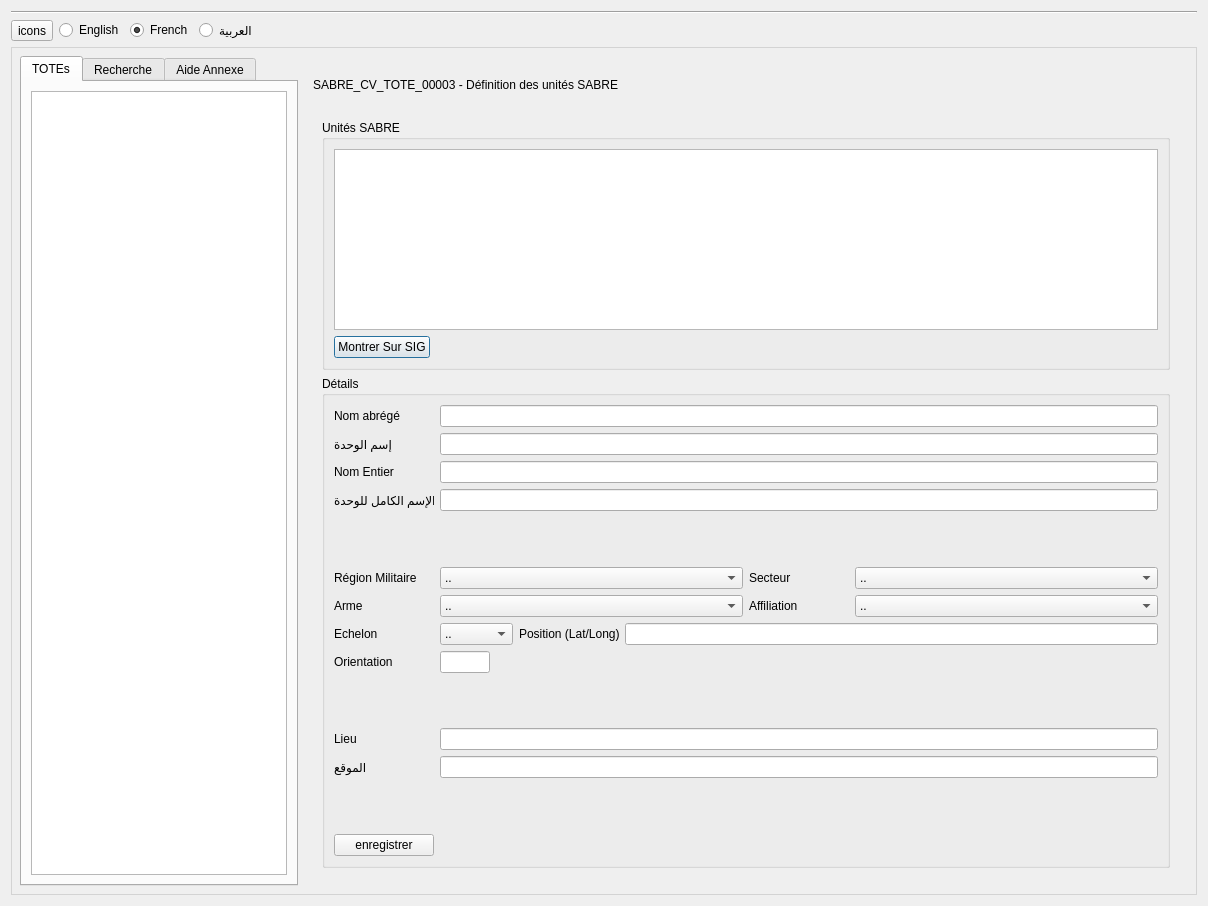
<?xml version="1.0" encoding="UTF-8"?>
<ui version="4.0">
 <class>exampleClassDialogBase</class>
 <widget class="QDialog" name="exampleClassDialogBase">
  <property name="geometry">
   <rect>
    <x>0</x>
    <y>0</y>
    <width>1208</width>
    <height>906</height>
   </rect>
  </property>
  <property name="windowTitle">
   <string>examplePlugin</string>
  </property>
  <layout class="QVBoxLayout" name="verticalLayout_3">
   <item>
    <widget class="Line" name="line">
     <property name="orientation">
      <enum>Qt::Horizontal</enum>
     </property>
    </widget>
   </item>
   <item>
    <layout class="QHBoxLayout" name="horizontalLayout_2">
     <item>
      <widget class="QToolButton" name="toolButton">
       <property name="text">
        <string>icons</string>
       </property>
      </widget>
     </item>
     <item>
      <widget class="QRadioButton" name="radioButton">
       <property name="text">
        <string>English</string>
       </property>
      </widget>
     </item>
     <item>
      <widget class="QRadioButton" name="radioButton_2">
       <property name="text">
        <string>French</string>
       </property>
       <property name="checked">
        <bool>true</bool>
       </property>
      </widget>
     </item>
     <item>
      <widget class="QRadioButton" name="radioButton_3">
       <property name="text">
        <string>العربية</string>
       </property>
      </widget>
     </item>
     <item>
      <spacer name="horizontalSpacer_2">
       <property name="orientation">
        <enum>Qt::Horizontal</enum>
       </property>
       <property name="sizeHint" stdset="0">
        <size>
         <width>40</width>
         <height>20</height>
        </size>
       </property>
      </spacer>
     </item>
    </layout>
   </item>
   <item>
    <widget class="QWidget" name="widget" native="true">
     <property name="sizePolicy">
      <sizepolicy hsizetype="Preferred" vsizetype="Expanding">
       <horstretch>0</horstretch>
       <verstretch>0</verstretch>
      </sizepolicy>
     </property>
     <property name="styleSheet">
      <string notr="true">QWidget#widget{
border:1px solid lightgray;
}
</string>
     </property>
     <layout class="QHBoxLayout" name="horizontalLayout">
      <item>
       <widget class="QTabWidget" name="tabWidget">
        <property name="sizePolicy">
         <sizepolicy hsizetype="Fixed" vsizetype="Expanding">
          <horstretch>0</horstretch>
          <verstretch>0</verstretch>
         </sizepolicy>
        </property>
        <property name="currentIndex">
         <number>0</number>
        </property>
        <widget class="QWidget" name="TOTEs">
         <attribute name="title">
          <string>TOTEs</string>
         </attribute>
         <layout class="QVBoxLayout" name="verticalLayout_2">
          <item>
           <widget class="QTreeView" name="treeView">
            <property name="selectionBehavior">
             <enum>QAbstractItemView::SelectRows</enum>
            </property>
            <property name="rootIsDecorated">
             <bool>true</bool>
            </property>
           </widget>
          </item>
         </layout>
        </widget>
        <widget class="QWidget" name="Recherche">
         <attribute name="title">
          <string>Recherche</string>
         </attribute>
        </widget>
        <widget class="QWidget" name="tab">
         <attribute name="title">
          <string>Aide Annexe</string>
         </attribute>
        </widget>
       </widget>
      </item>
      <item>
       <widget class="QWidget" name="widget_2" native="true">
        <layout class="QVBoxLayout" name="verticalLayout_4">
         <item>
          <widget class="QLabel" name="label">
           <property name="sizePolicy">
            <sizepolicy hsizetype="Preferred" vsizetype="Fixed">
             <horstretch>0</horstretch>
             <verstretch>0</verstretch>
            </sizepolicy>
           </property>
           <property name="minimumSize">
            <size>
             <width>0</width>
             <height>40</height>
            </size>
           </property>
           <property name="text">
            <string>SABRE_CV_TOTE_00003 - Définition des unités SABRE</string>
           </property>
          </widget>
         </item>
         <item>
          <widget class="QStackedWidget" name="stackedWidget">
           <property name="currentIndex">
            <number>0</number>
           </property>
           <widget class="QWidget" name="page">
            <layout class="QVBoxLayout" name="verticalLayout_5">
             <item>
              <widget class="QGroupBox" name="groupBox">
               <property name="maximumSize">
                <size>
                 <width>16777215</width>
                 <height>250</height>
                </size>
               </property>
               <property name="title">
                <string>Unités SABRE</string>
               </property>
               <property name="alignment">
                <set>Qt::AlignLeading|Qt::AlignLeft|Qt::AlignTop</set>
               </property>
               <property name="flat">
                <bool>false</bool>
               </property>
               <layout class="QVBoxLayout" name="verticalLayout_6">
                <item>
                 <widget class="QTableView" name="tableView">
                  <property name="sizePolicy">
                   <sizepolicy hsizetype="Expanding" vsizetype="Fixed">
                    <horstretch>0</horstretch>
                    <verstretch>0</verstretch>
                   </sizepolicy>
                  </property>
                  <property name="contextMenuPolicy">
                   <enum>Qt::CustomContextMenu</enum>
                  </property>
                  <property name="editTriggers">
                   <set>QAbstractItemView::NoEditTriggers</set>
                  </property>
                  <property name="selectionBehavior">
                   <enum>QAbstractItemView::SelectRows</enum>
                  </property>
                 </widget>
                </item>
                <item>
                 <layout class="QHBoxLayout" name="horizontalLayout_4">
                  <item>
                   <widget class="QPushButton" name="pushButton_8">
                    <property name="text">
                     <string>Montrer Sur SIG</string>
                    </property>
                   </widget>
                  </item>
                  <item>
                   <spacer name="horizontalSpacer_3">
                    <property name="orientation">
                     <enum>Qt::Horizontal</enum>
                    </property>
                    <property name="sizeHint" stdset="0">
                     <size>
                      <width>40</width>
                      <height>20</height>
                     </size>
                    </property>
                   </spacer>
                  </item>
                 </layout>
                </item>
               </layout>
              </widget>
             </item>
             <item>
              <widget class="QGroupBox" name="groupBox_2">
               <property name="title">
                <string>Détails</string>
               </property>
               <layout class="QVBoxLayout" name="verticalLayout">
                <item>
                 <layout class="QHBoxLayout" name="horizontalLayout_5">
                  <item>
                   <widget class="QLabel" name="label_2">
                    <property name="minimumSize">
                     <size>
                      <width>100</width>
                      <height>0</height>
                     </size>
                    </property>
                    <property name="maximumSize">
                     <size>
                      <width>100</width>
                      <height>16777215</height>
                     </size>
                    </property>
                    <property name="layoutDirection">
                     <enum>Qt::LeftToRight</enum>
                    </property>
                    <property name="text">
                     <string>Nom abrégé</string>
                    </property>
                    <property name="alignment">
                     <set>Qt::AlignLeading|Qt::AlignLeft|Qt::AlignVCenter</set>
                    </property>
                   </widget>
                  </item>
                  <item>
                   <widget class="QLineEdit" name="lineEdit"/>
                  </item>
                 </layout>
                </item>
                <item>
                 <layout class="QHBoxLayout" name="horizontalLayout_6">
                  <item>
                   <widget class="QLabel" name="label_3">
                    <property name="minimumSize">
                     <size>
                      <width>100</width>
                      <height>0</height>
                     </size>
                    </property>
                    <property name="maximumSize">
                     <size>
                      <width>100</width>
                      <height>16777215</height>
                     </size>
                    </property>
                    <property name="text">
                     <string>إسم الوحدة</string>
                    </property>
                    <property name="alignment">
                     <set>Qt::AlignRight|Qt::AlignTrailing|Qt::AlignVCenter</set>
                    </property>
                   </widget>
                  </item>
                  <item>
                   <widget class="QLineEdit" name="lineEdit_2">
                    <property name="layoutDirection">
                     <enum>Qt::LeftToRight</enum>
                    </property>
                    <property name="alignment">
                     <set>Qt::AlignRight|Qt::AlignTrailing|Qt::AlignVCenter</set>
                    </property>
                   </widget>
                  </item>
                 </layout>
                </item>
                <item>
                 <layout class="QHBoxLayout" name="horizontalLayout_7">
                  <item>
                   <widget class="QLabel" name="label_4">
                    <property name="minimumSize">
                     <size>
                      <width>100</width>
                      <height>0</height>
                     </size>
                    </property>
                    <property name="maximumSize">
                     <size>
                      <width>100</width>
                      <height>16777215</height>
                     </size>
                    </property>
                    <property name="text">
                     <string>Nom Entier</string>
                    </property>
                   </widget>
                  </item>
                  <item>
                   <widget class="QLineEdit" name="lineEdit_3"/>
                  </item>
                 </layout>
                </item>
                <item>
                 <layout class="QHBoxLayout" name="horizontalLayout_8">
                  <item>
                   <widget class="QLabel" name="label_5">
                    <property name="minimumSize">
                     <size>
                      <width>100</width>
                      <height>0</height>
                     </size>
                    </property>
                    <property name="maximumSize">
                     <size>
                      <width>100</width>
                      <height>16777215</height>
                     </size>
                    </property>
                    <property name="text">
                     <string>الإسم الكامل للوحدة</string>
                    </property>
                    <property name="alignment">
                     <set>Qt::AlignRight|Qt::AlignTrailing|Qt::AlignVCenter</set>
                    </property>
                   </widget>
                  </item>
                  <item>
                   <widget class="QLineEdit" name="lineEdit_4">
                    <property name="layoutDirection">
                     <enum>Qt::LeftToRight</enum>
                    </property>
                    <property name="alignment">
                     <set>Qt::AlignRight|Qt::AlignTrailing|Qt::AlignVCenter</set>
                    </property>
                   </widget>
                  </item>
                 </layout>
                </item>
                <item>
                 <spacer name="verticalSpacer">
                  <property name="orientation">
                   <enum>Qt::Vertical</enum>
                  </property>
                  <property name="sizeHint" stdset="0">
                   <size>
                    <width>20</width>
                    <height>40</height>
                   </size>
                  </property>
                 </spacer>
                </item>
                <item>
                 <layout class="QHBoxLayout" name="horizontalLayout_9">
                  <item>
                   <widget class="QLabel" name="label_6">
                    <property name="minimumSize">
                     <size>
                      <width>100</width>
                      <height>0</height>
                     </size>
                    </property>
                    <property name="maximumSize">
                     <size>
                      <width>100</width>
                      <height>16777215</height>
                     </size>
                    </property>
                    <property name="text">
                     <string>Région Militaire</string>
                    </property>
                   </widget>
                  </item>
                  <item>
                   <widget class="QComboBox" name="comboBox">
                    <item>
                     <property name="text">
                      <string>..</string>
                     </property>
                    </item>
                    <item>
                     <property name="text">
                      <string>1</string>
                     </property>
                    </item>
                    <item>
                     <property name="text">
                      <string>2</string>
                     </property>
                    </item>
                    <item>
                     <property name="text">
                      <string>3</string>
                     </property>
                    </item>
                   </widget>
                  </item>
                  <item>
                   <widget class="QLabel" name="label_10">
                    <property name="minimumSize">
                     <size>
                      <width>100</width>
                      <height>0</height>
                     </size>
                    </property>
                    <property name="maximumSize">
                     <size>
                      <width>100</width>
                      <height>16777215</height>
                     </size>
                    </property>
                    <property name="text">
                     <string>Secteur</string>
                    </property>
                   </widget>
                  </item>
                  <item>
                   <widget class="QComboBox" name="comboBox_4">
                    <item>
                     <property name="text">
                      <string>..</string>
                     </property>
                    </item>
                    <item>
                     <property name="text">
                      <string>Blida</string>
                     </property>
                    </item>
                    <item>
                     <property name="text">
                      <string>alger</string>
                     </property>
                    </item>
                    <item>
                     <property name="text">
                      <string>Oran</string>
                     </property>
                    </item>
                   </widget>
                  </item>
                 </layout>
                </item>
                <item>
                 <layout class="QHBoxLayout" name="horizontalLayout_10">
                  <item>
                   <widget class="QLabel" name="label_7">
                    <property name="minimumSize">
                     <size>
                      <width>100</width>
                      <height>0</height>
                     </size>
                    </property>
                    <property name="maximumSize">
                     <size>
                      <width>100</width>
                      <height>16777215</height>
                     </size>
                    </property>
                    <property name="text">
                     <string>Arme</string>
                    </property>
                   </widget>
                  </item>
                  <item>
                   <widget class="QComboBox" name="comboBox_2">
                    <item>
                     <property name="text">
                      <string>..</string>
                     </property>
                    </item>
                    <item>
                     <property name="text">
                      <string>Transmission</string>
                     </property>
                    </item>
                    <item>
                     <property name="text">
                      <string>DCT</string>
                     </property>
                    </item>
                   </widget>
                  </item>
                  <item>
                   <widget class="QLabel" name="label_11">
                    <property name="minimumSize">
                     <size>
                      <width>100</width>
                      <height>0</height>
                     </size>
                    </property>
                    <property name="maximumSize">
                     <size>
                      <width>100</width>
                      <height>16777215</height>
                     </size>
                    </property>
                    <property name="text">
                     <string>Affiliation</string>
                    </property>
                   </widget>
                  </item>
                  <item>
                   <widget class="QComboBox" name="comboBox_5">
                    <item>
                     <property name="text">
                      <string>..</string>
                     </property>
                    </item>
                    <item>
                     <property name="text">
                      <string>AMI</string>
                     </property>
                    </item>
                    <item>
                     <property name="text">
                      <string>ABC</string>
                     </property>
                    </item>
                   </widget>
                  </item>
                 </layout>
                </item>
                <item>
                 <layout class="QHBoxLayout" name="horizontalLayout_11">
                  <item>
                   <widget class="QLabel" name="label_8">
                    <property name="minimumSize">
                     <size>
                      <width>100</width>
                      <height>0</height>
                     </size>
                    </property>
                    <property name="maximumSize">
                     <size>
                      <width>100</width>
                      <height>16777215</height>
                     </size>
                    </property>
                    <property name="text">
                     <string>Echelon</string>
                    </property>
                   </widget>
                  </item>
                  <item>
                   <widget class="QComboBox" name="comboBox_3">
                    <item>
                     <property name="text">
                      <string>..</string>
                     </property>
                    </item>
                    <item>
                     <property name="text">
                      <string>Section</string>
                     </property>
                    </item>
                    <item>
                     <property name="text">
                      <string>Brigade</string>
                     </property>
                    </item>
                    <item>
                     <property name="text">
                      <string>ggg</string>
                     </property>
                    </item>
                   </widget>
                  </item>
                  <item>
                   <widget class="QLabel" name="label_12">
                    <property name="minimumSize">
                     <size>
                      <width>100</width>
                      <height>0</height>
                     </size>
                    </property>
                    <property name="maximumSize">
                     <size>
                      <width>100</width>
                      <height>16777215</height>
                     </size>
                    </property>
                    <property name="text">
                     <string>Position (Lat/Long)</string>
                    </property>
                   </widget>
                  </item>
                  <item>
                   <widget class="QLineEdit" name="lineEdit_6"/>
                  </item>
                 </layout>
                </item>
                <item>
                 <layout class="QHBoxLayout" name="horizontalLayout_12">
                  <item>
                   <widget class="QLabel" name="label_9">
                    <property name="minimumSize">
                     <size>
                      <width>100</width>
                      <height>0</height>
                     </size>
                    </property>
                    <property name="maximumSize">
                     <size>
                      <width>100</width>
                      <height>16777215</height>
                     </size>
                    </property>
                    <property name="text">
                     <string>Orientation</string>
                    </property>
                   </widget>
                  </item>
                  <item>
                   <widget class="QLineEdit" name="lineEdit_5">
                    <property name="minimumSize">
                     <size>
                      <width>50</width>
                      <height>0</height>
                     </size>
                    </property>
                    <property name="maximumSize">
                     <size>
                      <width>50</width>
                      <height>16777215</height>
                     </size>
                    </property>
                   </widget>
                  </item>
                  <item>
                   <spacer name="horizontalSpacer_4">
                    <property name="orientation">
                     <enum>Qt::Horizontal</enum>
                    </property>
                    <property name="sizeHint" stdset="0">
                     <size>
                      <width>40</width>
                      <height>20</height>
                     </size>
                    </property>
                   </spacer>
                  </item>
                 </layout>
                </item>
                <item>
                 <spacer name="verticalSpacer_2">
                  <property name="orientation">
                   <enum>Qt::Vertical</enum>
                  </property>
                  <property name="sizeHint" stdset="0">
                   <size>
                    <width>20</width>
                    <height>40</height>
                   </size>
                  </property>
                 </spacer>
                </item>
                <item>
                 <layout class="QHBoxLayout" name="horizontalLayout_13">
                  <item>
                   <widget class="QLabel" name="label_13">
                    <property name="minimumSize">
                     <size>
                      <width>100</width>
                      <height>0</height>
                     </size>
                    </property>
                    <property name="maximumSize">
                     <size>
                      <width>100</width>
                      <height>16777215</height>
                     </size>
                    </property>
                    <property name="text">
                     <string>Lieu</string>
                    </property>
                   </widget>
                  </item>
                  <item>
                   <widget class="QLineEdit" name="lineEdit_7"/>
                  </item>
                 </layout>
                </item>
                <item>
                 <layout class="QHBoxLayout" name="horizontalLayout_14">
                  <item>
                   <widget class="QLabel" name="label_14">
                    <property name="minimumSize">
                     <size>
                      <width>100</width>
                      <height>0</height>
                     </size>
                    </property>
                    <property name="maximumSize">
                     <size>
                      <width>100</width>
                      <height>16777215</height>
                     </size>
                    </property>
                    <property name="text">
                     <string>الموقع</string>
                    </property>
                    <property name="alignment">
                     <set>Qt::AlignRight|Qt::AlignTrailing|Qt::AlignVCenter</set>
                    </property>
                   </widget>
                  </item>
                  <item>
                   <widget class="QLineEdit" name="lineEdit_8">
                    <property name="layoutDirection">
                     <enum>Qt::LeftToRight</enum>
                    </property>
                    <property name="alignment">
                     <set>Qt::AlignRight|Qt::AlignTrailing|Qt::AlignVCenter</set>
                    </property>
                   </widget>
                  </item>
                 </layout>
                </item>
                <item>
                 <spacer name="verticalSpacer_3">
                  <property name="orientation">
                   <enum>Qt::Vertical</enum>
                  </property>
                  <property name="sizeHint" stdset="0">
                   <size>
                    <width>20</width>
                    <height>40</height>
                   </size>
                  </property>
                 </spacer>
                </item>
                <item>
                 <widget class="QPushButton" name="pushButton">
                  <property name="sizePolicy">
                   <sizepolicy hsizetype="Preferred" vsizetype="Preferred">
                    <horstretch>0</horstretch>
                    <verstretch>0</verstretch>
                   </sizepolicy>
                  </property>
                  <property name="minimumSize">
                   <size>
                    <width>100</width>
                    <height>0</height>
                   </size>
                  </property>
                  <property name="maximumSize">
                   <size>
                    <width>100</width>
                    <height>16777215</height>
                   </size>
                  </property>
                  <property name="text">
                   <string>enregistrer</string>
                  </property>
                 </widget>
                </item>
               </layout>
              </widget>
             </item>
            </layout>
           </widget>
           <widget class="QWidget" name="page_2">
            <layout class="QVBoxLayout" name="verticalLayout_9">
             <item>
              <widget class="QGroupBox" name="groupBox_3">
               <property name="maximumSize">
                <size>
                 <width>16777215</width>
                 <height>250</height>
                </size>
               </property>
               <property name="title">
                <string>Armes</string>
               </property>
               <layout class="QVBoxLayout" name="verticalLayout_7">
                <item>
                 <widget class="QTableView" name="tableView_2"/>
                </item>
               </layout>
              </widget>
             </item>
             <item>
              <widget class="QGroupBox" name="groupBox_4">
               <property name="title">
                <string>Détails</string>
               </property>
               <layout class="QVBoxLayout" name="verticalLayout_8">
                <item>
                 <layout class="QHBoxLayout" name="horizontalLayout_3">
                  <item>
                   <widget class="QLabel" name="label_15">
                    <property name="minimumSize">
                     <size>
                      <width>100</width>
                      <height>0</height>
                     </size>
                    </property>
                    <property name="maximumSize">
                     <size>
                      <width>100</width>
                      <height>16777215</height>
                     </size>
                    </property>
                    <property name="text">
                     <string>Catégorie</string>
                    </property>
                   </widget>
                  </item>
                  <item>
                   <widget class="QComboBox" name="comboBox_6"/>
                  </item>
                 </layout>
                </item>
                <item>
                 <layout class="QHBoxLayout" name="horizontalLayout_15">
                  <item>
                   <widget class="QLabel" name="label_16">
                    <property name="minimumSize">
                     <size>
                      <width>100</width>
                      <height>0</height>
                     </size>
                    </property>
                    <property name="maximumSize">
                     <size>
                      <width>100</width>
                      <height>16777215</height>
                     </size>
                    </property>
                    <property name="text">
                     <string>Nom</string>
                    </property>
                   </widget>
                  </item>
                  <item>
                   <widget class="QLineEdit" name="lineEdit_9"/>
                  </item>
                 </layout>
                </item>
                <item>
                 <layout class="QHBoxLayout" name="horizontalLayout_16">
                  <item>
                   <widget class="QLabel" name="label_17">
                    <property name="minimumSize">
                     <size>
                      <width>100</width>
                      <height>0</height>
                     </size>
                    </property>
                    <property name="maximumSize">
                     <size>
                      <width>100</width>
                      <height>16777215</height>
                     </size>
                    </property>
                    <property name="text">
                     <string>الإسم</string>
                    </property>
                    <property name="alignment">
                     <set>Qt::AlignRight|Qt::AlignTrailing|Qt::AlignVCenter</set>
                    </property>
                   </widget>
                  </item>
                  <item>
                   <widget class="QLineEdit" name="lineEdit_10"/>
                  </item>
                 </layout>
                </item>
                <item>
                 <layout class="QHBoxLayout" name="horizontalLayout_17">
                  <item>
                   <widget class="QLabel" name="label_18">
                    <property name="minimumSize">
                     <size>
                      <width>100</width>
                      <height>0</height>
                     </size>
                    </property>
                    <property name="maximumSize">
                     <size>
                      <width>100</width>
                      <height>16777215</height>
                     </size>
                    </property>
                    <property name="text">
                     <string>Designation</string>
                    </property>
                   </widget>
                  </item>
                  <item>
                   <widget class="QLineEdit" name="lineEdit_11"/>
                  </item>
                 </layout>
                </item>
                <item>
                 <layout class="QHBoxLayout" name="horizontalLayout_18">
                  <item>
                   <widget class="QLabel" name="label_19">
                    <property name="minimumSize">
                     <size>
                      <width>100</width>
                      <height>0</height>
                     </size>
                    </property>
                    <property name="maximumSize">
                     <size>
                      <width>100</width>
                      <height>16777215</height>
                     </size>
                    </property>
                    <property name="text">
                     <string>التسمية</string>
                    </property>
                    <property name="alignment">
                     <set>Qt::AlignRight|Qt::AlignTrailing|Qt::AlignVCenter</set>
                    </property>
                   </widget>
                  </item>
                  <item>
                   <widget class="QLineEdit" name="lineEdit_12"/>
                  </item>
                 </layout>
                </item>
                <item>
                 <spacer name="verticalSpacer_4">
                  <property name="orientation">
                   <enum>Qt::Vertical</enum>
                  </property>
                  <property name="sizeHint" stdset="0">
                   <size>
                    <width>20</width>
                    <height>40</height>
                   </size>
                  </property>
                 </spacer>
                </item>
               </layout>
              </widget>
             </item>
            </layout>
           </widget>
          </widget>
         </item>
        </layout>
       </widget>
      </item>
     </layout>
    </widget>
   </item>
  </layout>
 </widget>
 <resources/>
 <connections/>
</ui>
